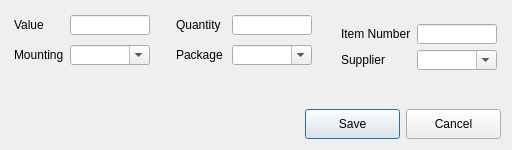
<?xml version="1.0" encoding="UTF-8"?>
<ui version="4.0">
 <class>Dialog_store_windows</class>
 <widget class="QDialog" name="Dialog_store_windows">
  <property name="geometry">
   <rect>
    <x>0</x>
    <y>0</y>
    <width>512</width>
    <height>150</height>
   </rect>
  </property>
  <property name="sizePolicy">
   <sizepolicy hsizetype="Fixed" vsizetype="Fixed">
    <horstretch>0</horstretch>
    <verstretch>0</verstretch>
   </sizepolicy>
  </property>
  <property name="minimumSize">
   <size>
    <width>80</width>
    <height>20</height>
   </size>
  </property>
  <property name="baseSize">
   <size>
    <width>80</width>
    <height>20</height>
   </size>
  </property>
  <property name="windowTitle">
   <string>Dialog</string>
  </property>
  <property name="autoFillBackground">
   <bool>false</bool>
  </property>
  <layout class="QVBoxLayout" name="verticalLayout_2">
   <property name="sizeConstraint">
    <enum>QLayout::SetMinimumSize</enum>
   </property>
   <item>
    <layout class="QHBoxLayout" name="horizontalLayout_3">
     <property name="sizeConstraint">
      <enum>QLayout::SetDefaultConstraint</enum>
     </property>
     <item>
      <layout class="QGridLayout" name="gridLayout_store" rowminimumheight="20,20" columnminimumwidth="50,80,10,50,80">
       <property name="sizeConstraint">
        <enum>QLayout::SetDefaultConstraint</enum>
       </property>
       <item row="0" column="0">
        <widget class="QLabel" name="label_store_value">
         <property name="sizePolicy">
          <sizepolicy hsizetype="Fixed" vsizetype="Fixed">
           <horstretch>0</horstretch>
           <verstretch>0</verstretch>
          </sizepolicy>
         </property>
         <property name="minimumSize">
          <size>
           <width>50</width>
           <height>20</height>
          </size>
         </property>
         <property name="maximumSize">
          <size>
           <width>50</width>
           <height>20</height>
          </size>
         </property>
         <property name="baseSize">
          <size>
           <width>50</width>
           <height>20</height>
          </size>
         </property>
         <property name="text">
          <string>Value</string>
         </property>
        </widget>
       </item>
       <item row="0" column="1">
        <widget class="QLineEdit" name="lineEdit_store_value">
         <property name="enabled">
          <bool>true</bool>
         </property>
         <property name="sizePolicy">
          <sizepolicy hsizetype="Fixed" vsizetype="Fixed">
           <horstretch>0</horstretch>
           <verstretch>0</verstretch>
          </sizepolicy>
         </property>
         <property name="minimumSize">
          <size>
           <width>80</width>
           <height>20</height>
          </size>
         </property>
         <property name="maximumSize">
          <size>
           <width>80</width>
           <height>20</height>
          </size>
         </property>
         <property name="baseSize">
          <size>
           <width>80</width>
           <height>20</height>
          </size>
         </property>
        </widget>
       </item>
       <item row="0" column="2">
        <spacer name="horizontalSpacer_2">
         <property name="orientation">
          <enum>Qt::Horizontal</enum>
         </property>
         <property name="sizeType">
          <enum>QSizePolicy::Fixed</enum>
         </property>
         <property name="sizeHint" stdset="0">
          <size>
           <width>20</width>
           <height>20</height>
          </size>
         </property>
        </spacer>
       </item>
       <item row="0" column="3">
        <widget class="QLabel" name="label_store_quantity">
         <property name="sizePolicy">
          <sizepolicy hsizetype="Fixed" vsizetype="Fixed">
           <horstretch>0</horstretch>
           <verstretch>0</verstretch>
          </sizepolicy>
         </property>
         <property name="minimumSize">
          <size>
           <width>50</width>
           <height>20</height>
          </size>
         </property>
         <property name="maximumSize">
          <size>
           <width>50</width>
           <height>20</height>
          </size>
         </property>
         <property name="baseSize">
          <size>
           <width>50</width>
           <height>20</height>
          </size>
         </property>
         <property name="text">
          <string>Quantity</string>
         </property>
        </widget>
       </item>
       <item row="0" column="4">
        <widget class="QLineEdit" name="lineEdit_store_quantity">
         <property name="sizePolicy">
          <sizepolicy hsizetype="Fixed" vsizetype="Fixed">
           <horstretch>0</horstretch>
           <verstretch>0</verstretch>
          </sizepolicy>
         </property>
         <property name="minimumSize">
          <size>
           <width>80</width>
           <height>20</height>
          </size>
         </property>
         <property name="maximumSize">
          <size>
           <width>80</width>
           <height>20</height>
          </size>
         </property>
         <property name="baseSize">
          <size>
           <width>80</width>
           <height>20</height>
          </size>
         </property>
        </widget>
       </item>
       <item row="1" column="0">
        <widget class="QLabel" name="label_store_mounting">
         <property name="sizePolicy">
          <sizepolicy hsizetype="Fixed" vsizetype="Fixed">
           <horstretch>0</horstretch>
           <verstretch>0</verstretch>
          </sizepolicy>
         </property>
         <property name="minimumSize">
          <size>
           <width>50</width>
           <height>20</height>
          </size>
         </property>
         <property name="maximumSize">
          <size>
           <width>50</width>
           <height>20</height>
          </size>
         </property>
         <property name="baseSize">
          <size>
           <width>50</width>
           <height>20</height>
          </size>
         </property>
         <property name="text">
          <string>Mounting</string>
         </property>
        </widget>
       </item>
       <item row="1" column="1">
        <widget class="QComboBox" name="comboBox_store_mounting">
         <property name="sizePolicy">
          <sizepolicy hsizetype="Fixed" vsizetype="Fixed">
           <horstretch>0</horstretch>
           <verstretch>0</verstretch>
          </sizepolicy>
         </property>
         <property name="minimumSize">
          <size>
           <width>80</width>
           <height>20</height>
          </size>
         </property>
         <property name="maximumSize">
          <size>
           <width>80</width>
           <height>20</height>
          </size>
         </property>
         <property name="baseSize">
          <size>
           <width>80</width>
           <height>20</height>
          </size>
         </property>
         <property name="editable">
          <bool>true</bool>
         </property>
        </widget>
       </item>
       <item row="1" column="2">
        <spacer name="horizontalSpacer_3">
         <property name="orientation">
          <enum>Qt::Horizontal</enum>
         </property>
         <property name="sizeType">
          <enum>QSizePolicy::Fixed</enum>
         </property>
         <property name="sizeHint" stdset="0">
          <size>
           <width>20</width>
           <height>20</height>
          </size>
         </property>
        </spacer>
       </item>
       <item row="1" column="3">
        <widget class="QLabel" name="label_store_package">
         <property name="sizePolicy">
          <sizepolicy hsizetype="Fixed" vsizetype="Fixed">
           <horstretch>0</horstretch>
           <verstretch>0</verstretch>
          </sizepolicy>
         </property>
         <property name="minimumSize">
          <size>
           <width>50</width>
           <height>20</height>
          </size>
         </property>
         <property name="maximumSize">
          <size>
           <width>50</width>
           <height>20</height>
          </size>
         </property>
         <property name="baseSize">
          <size>
           <width>50</width>
           <height>20</height>
          </size>
         </property>
         <property name="text">
          <string>Package</string>
         </property>
        </widget>
       </item>
       <item row="1" column="4">
        <widget class="QComboBox" name="comboBox_store_package">
         <property name="sizePolicy">
          <sizepolicy hsizetype="Fixed" vsizetype="Fixed">
           <horstretch>0</horstretch>
           <verstretch>0</verstretch>
          </sizepolicy>
         </property>
         <property name="minimumSize">
          <size>
           <width>80</width>
           <height>20</height>
          </size>
         </property>
         <property name="maximumSize">
          <size>
           <width>80</width>
           <height>20</height>
          </size>
         </property>
         <property name="baseSize">
          <size>
           <width>80</width>
           <height>20</height>
          </size>
         </property>
         <property name="editable">
          <bool>true</bool>
         </property>
        </widget>
       </item>
      </layout>
     </item>
     <item>
      <spacer name="horizontalSpacer_4">
       <property name="orientation">
        <enum>Qt::Horizontal</enum>
       </property>
       <property name="sizeType">
        <enum>QSizePolicy::Fixed</enum>
       </property>
       <property name="sizeHint" stdset="0">
        <size>
         <width>20</width>
         <height>20</height>
        </size>
       </property>
      </spacer>
     </item>
     <item>
      <layout class="QVBoxLayout" name="verticalLayout">
       <item>
        <spacer name="verticalSpacer">
         <property name="orientation">
          <enum>Qt::Vertical</enum>
         </property>
         <property name="sizeHint" stdset="0">
          <size>
           <width>18</width>
           <height>13</height>
          </size>
         </property>
        </spacer>
       </item>
       <item>
        <layout class="QHBoxLayout" name="horizontalLayout_2">
         <item>
          <widget class="QLabel" name="label_store_item_number">
           <property name="sizePolicy">
            <sizepolicy hsizetype="Fixed" vsizetype="Fixed">
             <horstretch>0</horstretch>
             <verstretch>0</verstretch>
            </sizepolicy>
           </property>
           <property name="minimumSize">
            <size>
             <width>70</width>
             <height>20</height>
            </size>
           </property>
           <property name="maximumSize">
            <size>
             <width>70</width>
             <height>20</height>
            </size>
           </property>
           <property name="baseSize">
            <size>
             <width>70</width>
             <height>20</height>
            </size>
           </property>
           <property name="text">
            <string>Item Number</string>
           </property>
          </widget>
         </item>
         <item>
          <widget class="QLineEdit" name="lineEdit_store_item_number">
           <property name="sizePolicy">
            <sizepolicy hsizetype="Fixed" vsizetype="Fixed">
             <horstretch>0</horstretch>
             <verstretch>0</verstretch>
            </sizepolicy>
           </property>
           <property name="minimumSize">
            <size>
             <width>80</width>
             <height>20</height>
            </size>
           </property>
           <property name="maximumSize">
            <size>
             <width>80</width>
             <height>20</height>
            </size>
           </property>
           <property name="baseSize">
            <size>
             <width>80</width>
             <height>20</height>
            </size>
           </property>
          </widget>
         </item>
        </layout>
       </item>
       <item>
        <layout class="QHBoxLayout" name="horizontalLayout">
         <item>
          <widget class="QLabel" name="label_store_supplier">
           <property name="sizePolicy">
            <sizepolicy hsizetype="Fixed" vsizetype="Fixed">
             <horstretch>0</horstretch>
             <verstretch>0</verstretch>
            </sizepolicy>
           </property>
           <property name="minimumSize">
            <size>
             <width>70</width>
             <height>20</height>
            </size>
           </property>
           <property name="maximumSize">
            <size>
             <width>70</width>
             <height>20</height>
            </size>
           </property>
           <property name="baseSize">
            <size>
             <width>70</width>
             <height>20</height>
            </size>
           </property>
           <property name="text">
            <string>Supplier</string>
           </property>
          </widget>
         </item>
         <item>
          <widget class="QComboBox" name="comboBox_store_supplier">
           <property name="sizePolicy">
            <sizepolicy hsizetype="Fixed" vsizetype="Fixed">
             <horstretch>0</horstretch>
             <verstretch>0</verstretch>
            </sizepolicy>
           </property>
           <property name="minimumSize">
            <size>
             <width>80</width>
             <height>20</height>
            </size>
           </property>
           <property name="maximumSize">
            <size>
             <width>80</width>
             <height>20</height>
            </size>
           </property>
           <property name="baseSize">
            <size>
             <width>80</width>
             <height>20</height>
            </size>
           </property>
           <property name="editable">
            <bool>true</bool>
           </property>
           <property name="currentIndex">
            <number>-1</number>
           </property>
           <property name="insertPolicy">
            <enum>QComboBox::InsertAlphabetically</enum>
           </property>
          </widget>
         </item>
        </layout>
       </item>
      </layout>
     </item>
    </layout>
   </item>
   <item>
    <spacer name="verticalSpacer_2">
     <property name="orientation">
      <enum>Qt::Vertical</enum>
     </property>
     <property name="sizeHint" stdset="0">
      <size>
       <width>20</width>
       <height>13</height>
      </size>
     </property>
    </spacer>
   </item>
   <item>
    <layout class="QHBoxLayout" name="horizontalLayout_4">
     <item>
      <spacer name="horizontalSpacer_5">
       <property name="orientation">
        <enum>Qt::Horizontal</enum>
       </property>
       <property name="sizeHint" stdset="0">
        <size>
         <width>40</width>
         <height>20</height>
        </size>
       </property>
      </spacer>
     </item>
     <item>
      <widget class="QPushButton" name="pushButton_store_save">
       <property name="minimumSize">
        <size>
         <width>95</width>
         <height>30</height>
        </size>
       </property>
       <property name="maximumSize">
        <size>
         <width>95</width>
         <height>30</height>
        </size>
       </property>
       <property name="text">
        <string>Save</string>
       </property>
      </widget>
     </item>
     <item>
      <widget class="QPushButton" name="pushButton_store_cancel">
       <property name="minimumSize">
        <size>
         <width>95</width>
         <height>30</height>
        </size>
       </property>
       <property name="maximumSize">
        <size>
         <width>95</width>
         <height>30</height>
        </size>
       </property>
       <property name="text">
        <string>Cancel</string>
       </property>
      </widget>
     </item>
    </layout>
   </item>
  </layout>
 </widget>
 <resources/>
 <connections/>
</ui>
